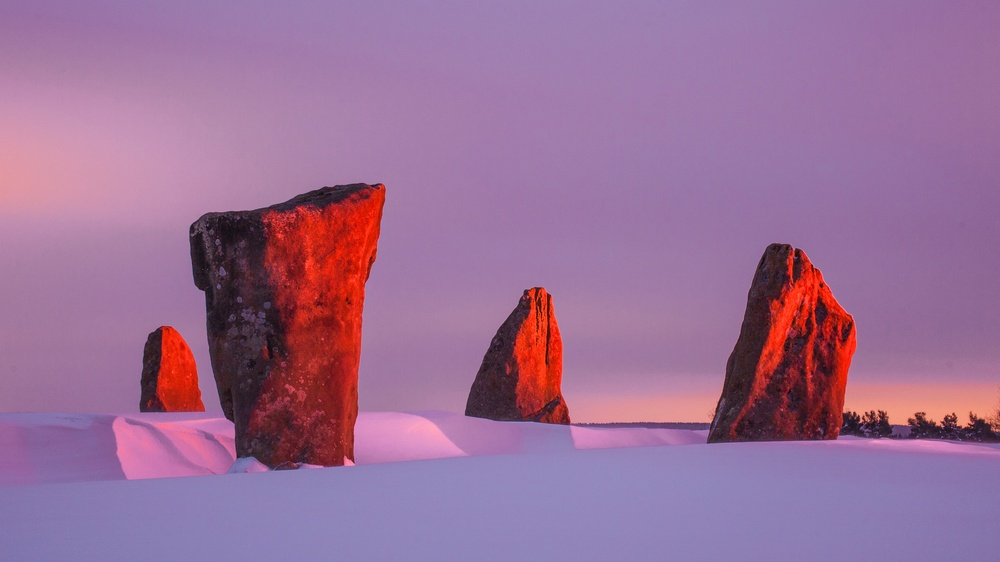
#> input picture 02_ComputerVision/Prerequisite_image/134093712144418504.jpg, 1000 x 562 px, shrunk from 3840 x 2160 before the run, found by its file name
$ jupyter execute p02_save.ipynb   (shell and % lines are left out)
#> lines starting #> are read from the running program, lines starting #| are printed output that depends on the picture
[cell 1]
import cv2

a = cv2.imread("./Users/stu_ict01_01/May28_2_Prerequisite_image/134093712144418504.jpg", cv2.IMREAD_GRAYSCALE)
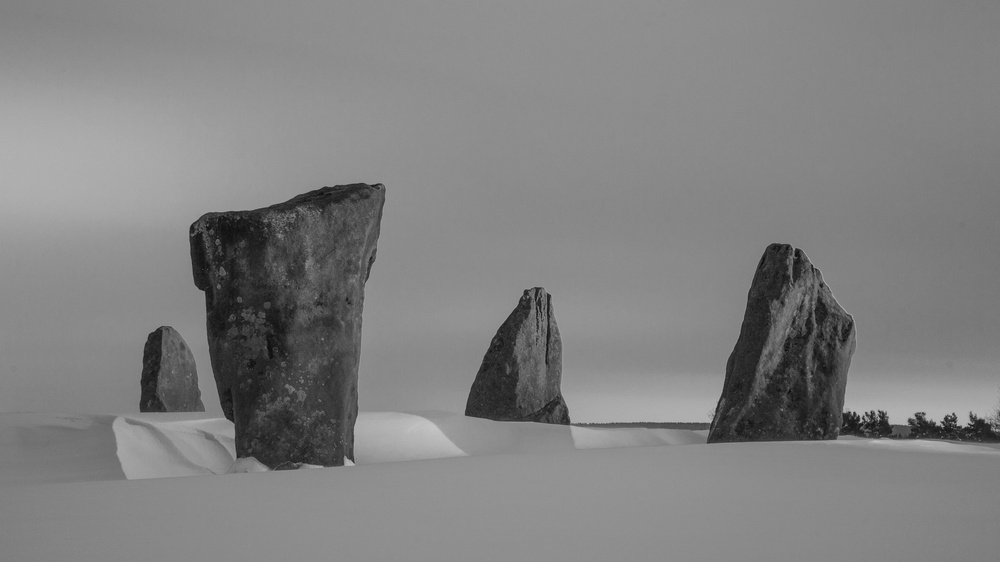
#> a: shape (562, 1000); min 8, max 198, mean 128.9
print(a)
#> (printed output is left out)

# Python 시각화 라이브러리: Matplotlib
import matplotlib.pyplot as plt

plt.imshow(a)

[cell 2]
# 이미지 저장
cv2.imwrite("./Users/stu_ict01_01/May28_2_Prerequisite_image/134093712144418504_2.jpg", a)
#> Out = True
